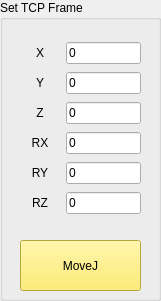
   <widget class="QGroupBox" name="groupBox_3">
    <property name="geometry">
     <rect>
      <x>790</x>
      <y>0</y>
      <width>161</width>
      <height>301</height>
     </rect>
    </property>
    <property name="title">
     <string>Set TCP Frame</string>
    </property>
    <widget class="QPushButton" name="BTN_SEND_TCP_FR">
     <property name="geometry">
      <rect>
       <x>20</x>
       <y>240</y>
       <width>121</width>
       <height>51</height>
      </rect>
     </property>
     <property name="styleSheet">
      <string notr="true">background-color: rgb(252, 233, 79);</string>
     </property>
     <property name="text">
      <string>MoveJ</string>
     </property>
    </widget>
    <widget class="QWidget" name="gridLayoutWidget_4">
     <property name="geometry">
      <rect>
       <x>20</x>
       <y>40</y>
       <width>121</width>
       <height>182</height>
      </rect>
     </property>
     <layout class="QGridLayout" name="gridLayout_5">
      <item row="4" column="0">
       <widget class="QLabel" name="label_37">
        <property name="minimumSize">
         <size>
          <width>40</width>
          <height>0</height>
         </size>
        </property>
        <property name="text">
         <string>RY</string>
        </property>
        <property name="alignment">
         <set>Qt::AlignCenter</set>
        </property>
       </widget>
      </item>
      <item row="5" column="0">
       <widget class="QLabel" name="label_38">
        <property name="minimumSize">
         <size>
          <width>40</width>
          <height>0</height>
         </size>
        </property>
        <property name="text">
         <string>RZ</string>
        </property>
        <property name="alignment">
         <set>Qt::AlignCenter</set>
        </property>
       </widget>
      </item>
      <item row="0" column="0">
       <widget class="QLabel" name="label_39">
        <property name="minimumSize">
         <size>
          <width>40</width>
          <height>0</height>
         </size>
        </property>
        <property name="text">
         <string>X</string>
        </property>
        <property name="alignment">
         <set>Qt::AlignCenter</set>
        </property>
       </widget>
      </item>
      <item row="1" column="0">
       <widget class="QLabel" name="label_40">
        <property name="minimumSize">
         <size>
          <width>40</width>
          <height>0</height>
         </size>
        </property>
        <property name="text">
         <string>Y</string>
        </property>
        <property name="alignment">
         <set>Qt::AlignCenter</set>
        </property>
       </widget>
      </item>
      <item row="3" column="0">
       <widget class="QLabel" name="label_41">
        <property name="minimumSize">
         <size>
          <width>40</width>
          <height>0</height>
         </size>
        </property>
        <property name="text">
         <string>RX</string>
        </property>
        <property name="alignment">
         <set>Qt::AlignCenter</set>
        </property>
       </widget>
      </item>
      <item row="2" column="0">
       <widget class="QLabel" name="label_42">
        <property name="minimumSize">
         <size>
          <width>40</width>
          <height>0</height>
         </size>
        </property>
        <property name="text">
         <string>Z</string>
        </property>
        <property name="alignment">
         <set>Qt::AlignCenter</set>
        </property>
       </widget>
      </item>
      <item row="0" column="1">
       <widget class="QLineEdit" name="SET_TCP_FR_X">
        <property name="text">
         <string>0</string>
        </property>
       </widget>
      </item>
      <item row="1" column="1">
       <widget class="QLineEdit" name="SET_TCP_FR_Y">
        <property name="text">
         <string>0</string>
        </property>
       </widget>
      </item>
      <item row="2" column="1">
       <widget class="QLineEdit" name="SET_TCP_FR_Z">
        <property name="text">
         <string>0</string>
        </property>
       </widget>
      </item>
      <item row="3" column="1">
       <widget class="QLineEdit" name="SET_TCP_FR_RX">
        <property name="text">
         <string>0</string>
        </property>
       </widget>
      </item>
      <item row="4" column="1">
       <widget class="QLineEdit" name="SET_TCP_FR_RY">
        <property name="text">
         <string>0</string>
        </property>
       </widget>
      </item>
      <item row="5" column="1">
       <widget class="QLineEdit" name="SET_TCP_FR_RZ">
        <property name="text">
         <string>0</string>
        </property>
       </widget>
      </item>
     </layout>
    </widget>
   </widget>
